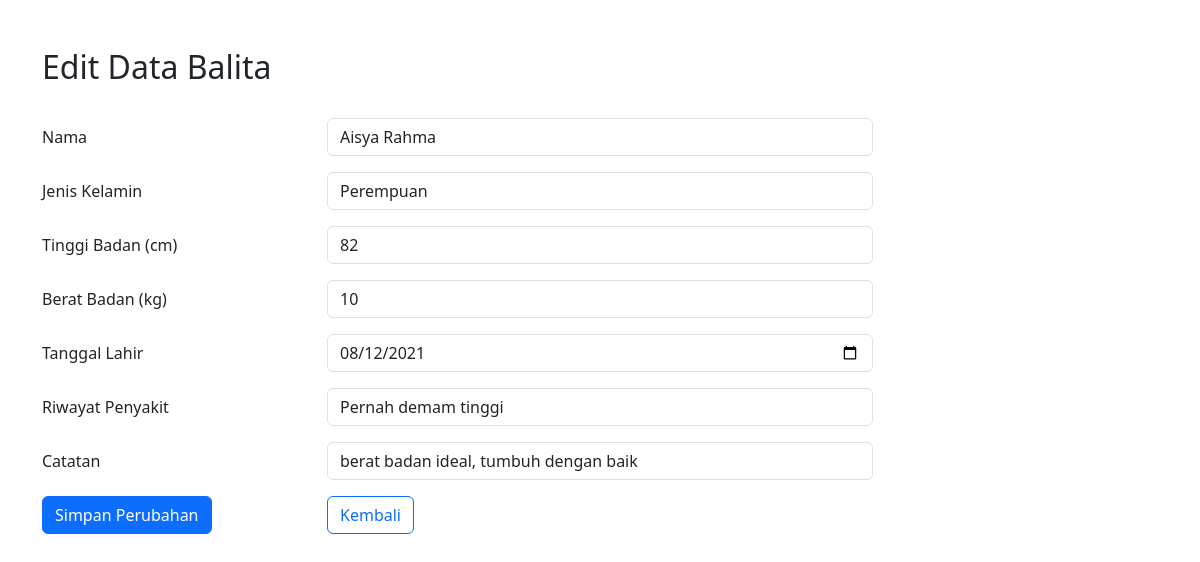
/views/edit_bayi.php?id=106 (signed in), run on the app's committed database.
### tables this page shows
CREATE TABLE `databayi` (
  `id` int(11) NOT NULL,
  `nama` varchar(100) NOT NULL,
  `tinggi` float NOT NULL,
  `berat` float NOT NULL,
  `jenisKelamin` varchar(20) NOT NULL,
  `tanggalLahir` date NOT NULL,
  `riwayat` varchar(100) NOT NULL,
  `catatan` varchar(50) NOT NULL,
  `orang_tua_id` int(11) NOT NULL
);

### models/manusia.php (called while the page is built, shortened)
<?php
require_once dirname(__DIR__) . '/config/database.php';
class Manusia
{
    public function __construct()
    {
        $database = new Database();
        $this->conn = $database->getConnection();
    }
}

### config/Database.php (called while the page is built, shortened)
<?php
class Database
{
    private $host = "localhost:3307";
    private $db_name = "db_databayi";
    private $username = "root";
    private $password = "";
    private static $conn = null;
    public function getConnection()
    {
        if (self::$conn === null) {
            try {
                self::$conn = new mysqli(
                    $this->host,
                    $this->username,
                    $this->password,
                    $this->db_name
                );
                self::$conn->set_charset("utf8");
            } catch (Exception $exception) {
                die("Koneksi gagal: " . $exception->getMessage());
            }
        }
        return self::$conn;
    }
}

### models/balita.php (called while the page is built, shortened)
<?php
require_once 'manusia.php';
class Bayi extends Manusia
{
    public function getBayiById($id)
    {
        $query = "SELECT * FROM " . self::TABLE . " WHERE id = ? LIMIT 1";
        $stmt = $this->conn->prepare($query);
        $stmt->bind_param("i", $id);
        $stmt->execute();
        $result = $stmt->get_result();
        if ($result && $result->num_rows > 0) {
            return $result->fetch_assoc();
        }
        return null;
    }
}

### views/edit_bayi.php (the view, shortened to what this page needs)
<?php
require_once '../config/database.php';
require_once '../models/balita.php';
$bayiModel = new Bayi();
if (!isset($_GET['id'])) {
    $alert = ['type' => 'danger', 'message' => 'ID tidak ditemukan'];
} else {
    $id = (int) $_GET['id'];
    $dataBayi = $bayiModel->getBayiById($id);
}
?>
<!DOCTYPE html>
<html lang="id">
<head>
    <link href="https://cdn.jsdelivr.net/npm/bootstrap@5.3.3/dist/css/bootstrap.min.css" rel="stylesheet"
>
</head>
<body>
    <div class="container my-5">
        <h2>Edit Data Balita</h2>
        <br>
        <form action="" method="post">
            <div class="row mb-3">
                <label class="col-sm-3 col-form-label">Nama</label>
                <div class="col-sm-6">
                    <input type="text" name="nama" class="form-control" placeholder="Masukkan nama..."
                        value="<?= htmlspecialchars($dataBayi['nama'] ?? '') ?>">
                </div>
            </div>
            <div class="row mb-3">
                <label class="col-sm-3 col-form-label">Jenis Kelamin</label>
                <div class="col-sm-6">
                    <select name="jenisKelamin" class="form-control">
                        <option value="Perempuan" <?= ($dataBayi['jenisKelamin'] == 'Perempuan') ? 'selected' : '' ?>>
                            Perempuan</option>
                    </select>
                </div>
            </div>
            <div class="row mb-3">
                <label class="col-sm-3 col-form-label">Tinggi Badan (cm)</label>
                <div class="col-sm-6">
                    <input type="number" name="tinggi" class="form-control" placeholder="Tinggi badan..." step="0.01"
                        value="<?= $dataBayi['tinggi'] ?>">
                </div>
            </div>
            <div class="row mb-3">
                <label class="col-sm-3 col-form-label">Berat Badan (kg)</label>
                <div class="col-sm-6">
                    <input type="number" name="berat" class="form-control" placeholder="Berat badan..." step="0.01"
                        value="<?= $dataBayi['berat'] ?>">
                </div>
            </div>
            <div class="row mb-3">
                <label class="col-sm-3 col-form-label">Tanggal Lahir</label>
                <div class="col-sm-6">
                    <input type="date" name="tanggalLahir" class="form-control"
                        value="<?= date('Y-m-d', strtotime($dataBayi['tanggalLahir'])) ?>">
                </div>
            </div>
            <div class="row mb-3">
                <label class="col-sm-3 col-form-label">Riwayat Penyakit</label>
                <div class="col-sm-6">
                    <input type="text" name="riwayat" class="form-control" placeholder="Riwayat penyakit..."
                        value="<?= htmlspecialchars($dataBayi['riwayat'] ?? '') ?>">
                </div>
            </div>
            <div class="row mb-3">
                <label class="col-sm-3 col-form-label">Catatan</label>
                <div class="col-sm-6">
                    <input type="text" name="catatan" class="form-control" placeholder="Catatan..."
                        value="<?= htmlspecialchars($dataBayi['catatan'] ?? '') ?>">
                </div>
            </div>
            <div class="row mb-3">
                <div class="col-sm-3">
                    <button type="submit" class="btn btn-primary">Simpan Perubahan</button>
                </div>
                <div class="col-sm-6">
                    <a href="dashboard.php" class="btn btn-outline-primary">Kembali</a>
                </div>
            </div>
        </form>
    </div>
</body>
</html>

### data on the page
databayi: nama "Aisya Rahma", jenisKelamin "Perempuan", tinggi "82", berat "10", tanggalLahir "08/12/2021", riwayat "Pernah demam tinggi", catatan "berat badan ideal, tumbuh dengan baik"
